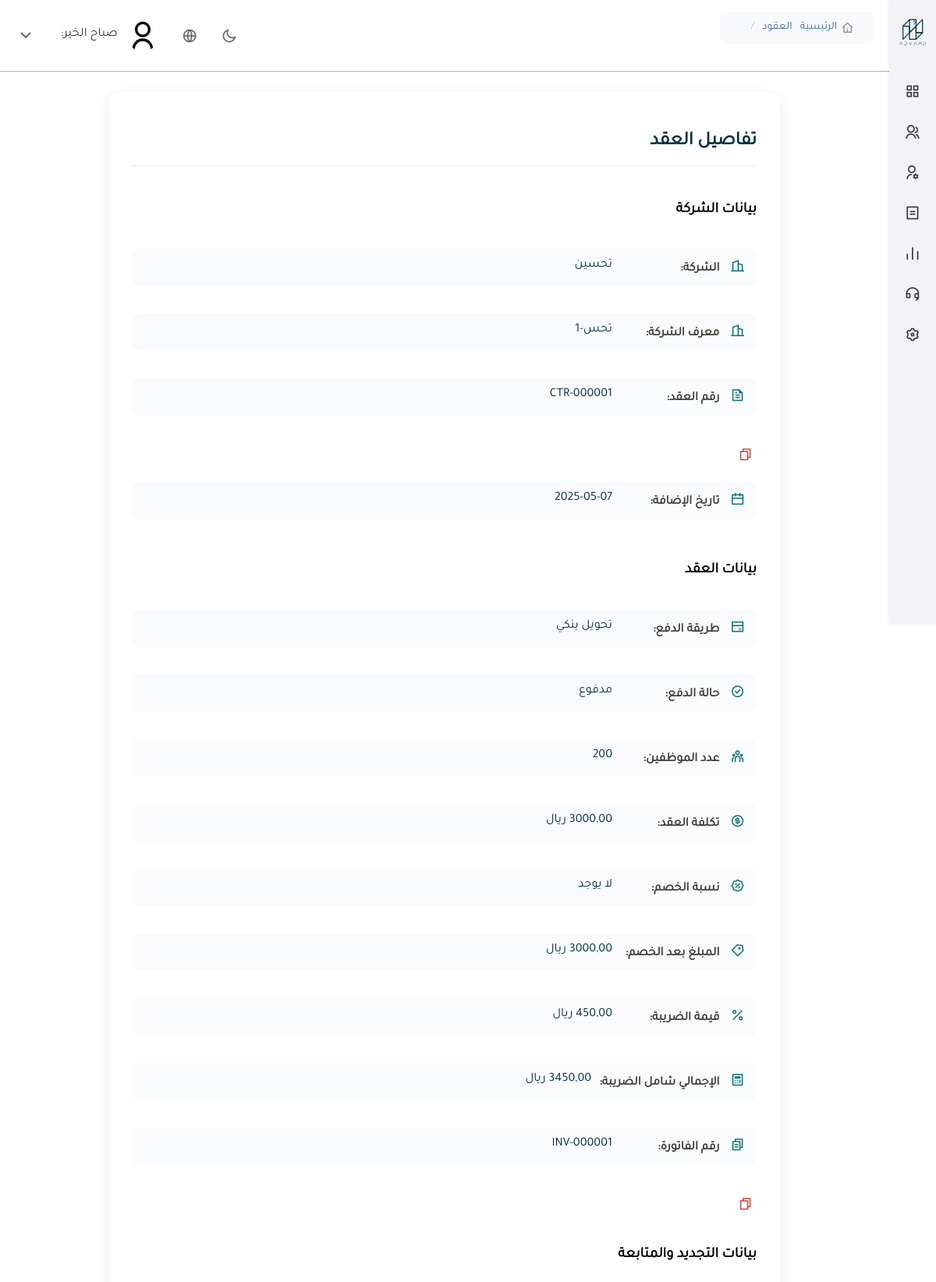
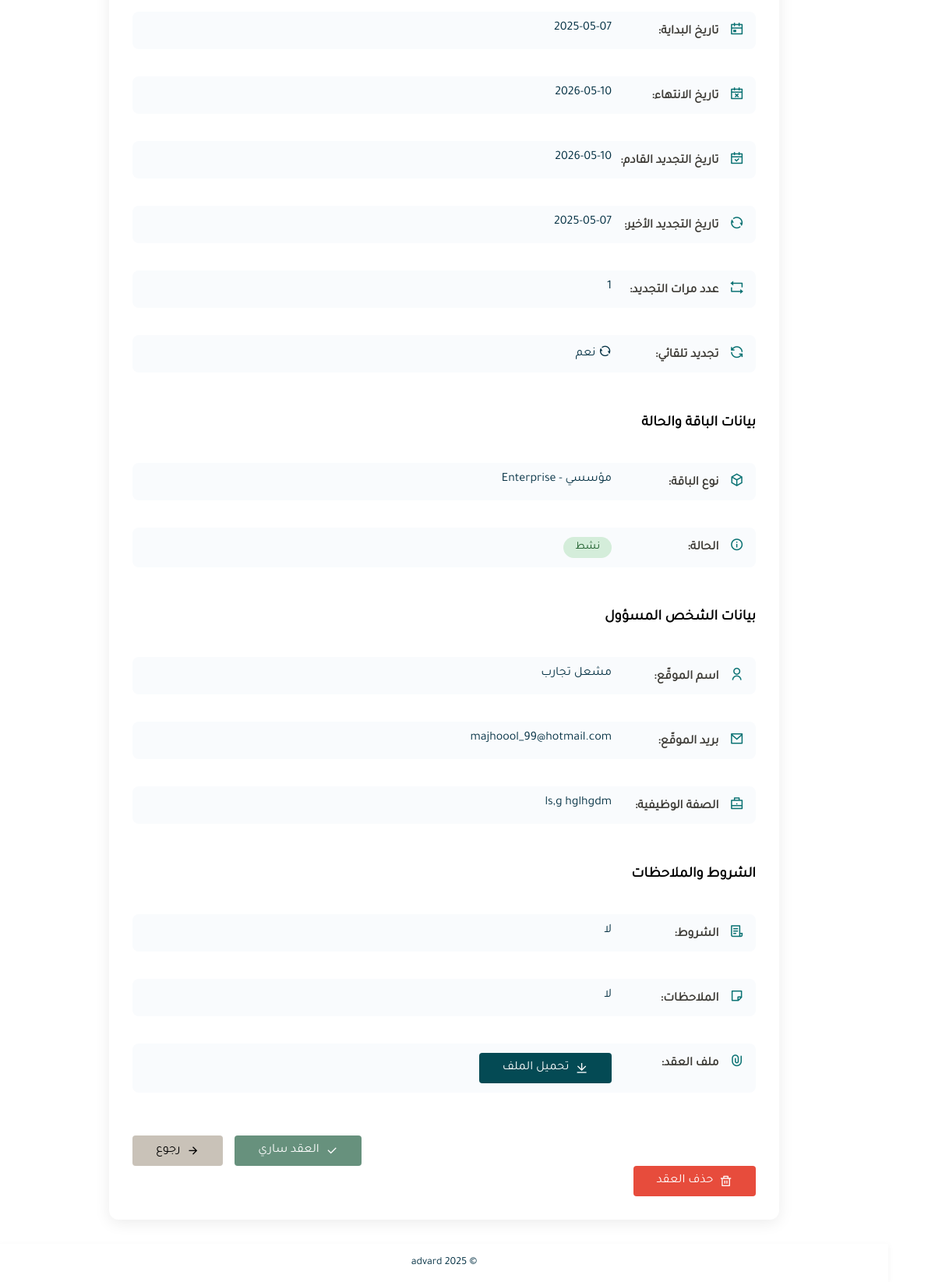
The page /contracts/10/ on the database its author committed (2 pictures, top to bottom).
### backend/contracts/models.py (models this page shows, shortened)
class CompanyContract(models.Model):
    STATUS_CHOICES = [
        ('active', 'فعال'),
        ('expiring', 'ينتهي قريباً'),
        ('expired', 'منتهي'),
        ('cancelled', 'ملغي'),
    ]
    PAYMENT_METHODS = [
        ('bank_transfer', 'تحويل بنكي'),
        ('credit_card', 'بطاقة ائتمان'),
        ('e_payment', 'دفع إلكتروني'),
    ]
    PAYMENT_STATUS_CHOICES = [
        ('paid', 'مدفوع'),
        ('unpaid', 'غير مدفوع'),
        ('pending', 'قيد الانتظار'),
    ]
    contract_number = models.CharField(max_length=100, unique=True, verbose_name="رقم العقد")
    company = models.ForeignKey(Company, on_delete=models.CASCADE, verbose_name="الشركة")
    plan = models.ForeignKey(SubscriptionPlan, on_delete=models.SET_NULL, null=True, blank=True, verbose_name="الباقة")
    employee_count = models.PositiveIntegerField(null=True, blank=True, verbose_name="عدد الموظفين")
    vat_percentage = models.DecimalField(max_digits=5, decimal_places=2, default=15.0, verbose_name="نسبة ضريبة القيمة المضافة (%)")
    vat_amount = models.DecimalField(max_digits=10, decimal_places=2, null=True, blank=True, verbose_name="قيمة الضريبة")
    final_with_vat = models.DecimalField(max_digits=10, decimal_places=2, null=True, blank=True, verbose_name="الإجمالي شامل الضريبة")
    start_date = models.DateField(verbose_name="تاريخ البداية")
    end_date = models.DateField(verbose_name="تاريخ الانتهاء")
    renewed_start_date = models.DateField(null=True, blank=True, verbose_name="تاريخ بداية التجديد")
    last_renewal_date = models.DateField(null=True, blank=True, verbose_name="تاريخ التجديد الأخير")
    renewal_count = models.PositiveIntegerField(default=0, verbose_name="عدد مرات التجديد")
    next_renewal_date = models.DateField(null=True, blank=True, verbose_name="تاريخ التجديد القادم")
    status = models.CharField(max_length=20, choices=STATUS_CHOICES, default='active', verbose_name="الحالة")
    contract_cost = models.DecimalField(max_digits=10, decimal_places=2, null=True, blank=True, verbose_name="تكلفة العقد")
    discount_value = models.DecimalField(max_digits=5, decimal_places=2, default=0, verbose_name="قيمة الخصم (نسبة %)")
    final_amount = models.DecimalField(
        max_digits=10,
        decimal_places=2,
        null=True,
        blank=True,
        verbose_name="الإجمالي بعد الخصم"
    )
    payment_method = models.CharField(max_length=20, choices=PAYMENT_METHODS, null=True, blank=True, verbose_name="طريقة الدفع")
    payment_status = models.CharField(max_length=20, choices=PAYMENT_STATUS_CHOICES, default='unpaid', verbose_name="حالة الدفع")
    invoice_number = models.CharField(max_length=100, null=True, blank=True, verbose_name="رقم الفاتورة")
    auto_renewal = models.BooleanField(default=False, verbose_name="تجديد تلقائي؟")
    signer_name = models.CharField(max_length=255, null=True, blank=True, verbose_name="اسم الموقّع")
    signer_email = models.EmailField(null=True, blank=True, verbose_name="البريد الإلكتروني للموقّع")
    signer_position = models.CharField(max_length=100, null=True, blank=True, verbose_name="الصفة الوظيفية للموقّع")
    terms = models.TextField(verbose_name="الشروط")
    notes = models.TextField(blank=True, null=True, verbose_name="ملاحظات إضافية")
    contract_file = models.FileField(upload_to='contracts/', null=True, blank=True, verbose_name="ملف العقد (اختياري)")
    created_at = models.DateTimeField(auto_now_add=True, verbose_name="تاريخ الإنشاء")
    updated_at = models.DateTimeField(auto_now=True, verbose_name="آخر تحديث")
    approved_by = models.CharField(max_length=255, null=True, blank=True, verbose_name="تمت الموافقة بواسطة")
    approval_date = models.DateTimeField(null=True, blank=True, verbose_name="تاريخ الموافقة")
    is_cancelled = models.BooleanField(default=False, verbose_name="تم الإلغاء؟")
    @property
    def days_until_expiry(self):
        today = date.today()
        return (self.end_date - today).days
    @property
    def is_expiring_soon(self):
        return 0 <= self.days_until_expiry <= 15
    @property
    def is_expired(self):
        return self.end_date < date.today()
    class Meta:
        verbose_name = "عقد شركة"
        verbose_name_plural = "عقود الشركات"

class SubscriptionPlan(models.Model):
    name = models.CharField(max_length=100, verbose_name="اسم الباقة")
    max_employees = models.PositiveIntegerField(verbose_name="الحد الأقصى للموظفين")
    price_per_employee = models.DecimalField(
        max_digits=10, decimal_places=2,
        verbose_name="السعر لكل موظف (شهريًا)"
    )
    features = models.TextField(null=True, blank=True, verbose_name="المزايا")
    is_active = models.BooleanField(default=True, verbose_name="مفعّلة")
    class Meta:
        verbose_name = "باقة اشتراك"
        verbose_name_plural = "باقات الاشتراك"

### backend/accounts/models.py (models this page shows, shortened)
class Company(models.Model):
    name = models.CharField(max_length=255, verbose_name="اسم الشركة")
    company_code = models.CharField(max_length=50, unique=True, verbose_name="المعرف الداخلي")
    contact_name = models.CharField(max_length=100, verbose_name="اسم المسؤول")
    contact_phone = models.CharField(max_length=20, verbose_name="رقم جوال المسؤول")
    phone = models.CharField(max_length=20, null=True, blank=True, verbose_name="هاتف الشركة")
    city = models.CharField(max_length=100, verbose_name="المدينة")
    field = models.CharField(max_length=100, verbose_name="مجال العمل")
    created_at = models.DateTimeField(auto_now_add=True, verbose_name="تاريخ الإنشاء")
    class Meta:
        verbose_name = "شركة"
        verbose_name_plural = "الشركات"

### backend/contracts/views.py (the view)
# urls.py: path('<int:contract_id>/', views.contract_detail_view, name='contract_detail'),
def contract_detail_view(request, contract_id):
    contract = get_object_or_404(CompanyContract, pk=contract_id)
    return render(request, 'admin_panel/contract_detail.html', {'contract': contract})

### backend/admin_panel/templates/admin_panel/contract_detail.html (shortened to what this page needs)
{% extends 'admin_panel/panel_base.html' %}
{% load static %}
{% block content %}
<div class="detail-container">
    <h2>تفاصيل العقد</h2>
    <div class="info-grid">
        <h3>بيانات الشركة</h3>
        <div class="data-row">
            <div class="field-label"><i class="ri-building-2-line"></i> الشركة:</div>
            <div class="field-value">{{ contract.company.name }}</div>
        </div>
        <div class="data-row">
            <div class="field-label"><i class="ri-building-2-line"></i> معرف الشركة:</div>
            <div class="field-value">{{ contract.company.company_code }}</div>
        </div>
        <div class="data-row">
            <div class="field-label"><i class="ri-file-text-line"></i> رقم العقد:</div>
            <div class="field-value">
                {{ contract.contract_number|default:"-" }}
            </div>
        </div>
        <div class="field-value">
            <button class="copy-button" onclick="copyToClipboard('{{ contract.contract_number }}'); toggleContractNumber();" data-copy-value="{{ contract.contract_number }}">
                <i class="ri-file-copy-line"></i>
            </button>
        </div>
        <div class="data-row">
            <div class="field-label"><i class="ri-calendar-line"></i> تاريخ الإضافة:</div>
            <div class="field-value">{{ contract.created_at|date:"Y-m-d" }}</div>
        </div>
        <h3>بيانات العقد</h3>
        <div class="data-row">
            <div class="field-label"><i class="ri-bank-card-line"></i> طريقة الدفع:</div>
            <div class="field-value">{{ contract.get_payment_method_display|default:"-" }}</div>
        </div>
        <div class="data-row">
            <div class="field-label"><i class="ri-checkbox-circle-line"></i> حالة الدفع:</div>
            <div class="field-value">{{ contract.get_payment_status_display|default:"-" }}</div>
        </div>
        <div class="data-row">
            <div class="field-label"><i class="ri-team-line"></i> عدد الموظفين:</div>
            <div class="field-value">{{ contract.employee_count }}</div>
        </div>
        <div class="data-row">
            <div class="field-label"><i class="ri-money-dollar-circle-line"></i> تكلفة العقد:</div>
            <div class="field-value">
                {% if contract.contract_cost %}{{ contract.contract_cost }} ريال{% else %}-{% endif %}
            </div>
        </div>
        <div class="data-row">
            <div class="field-label"><i class="ri-discount-percent-line"></i> نسبة الخصم:</div>
            <div class="field-value">
                {% if contract.discount_value %}{{ contract.discount_value }}٪{% else %}لا يوجد{% endif %}
            </div>
        </div>
        <div class="data-row">
            <div class="field-label"><i class="ri-price-tag-3-line"></i> المبلغ بعد الخصم:</div>
            <div class="field-value">
                {% if contract.final_amount %}{{ contract.final_amount }} ريال{% else %}-{% endif %}
            </div>
        </div>
        <div class="data-row">
            <div class="field-label"><i class="ri-percent-line"></i> قيمة الضريبة:</div>
            <div class="field-value">
                {% if contract.vat_amount %}{{ contract.vat_amount }} ريال{% else %}-{% endif %}
            </div>
        </div>
        <div class="data-row">
            <div class="field-label"><i class="ri-calculator-line"></i> الإجمالي شامل الضريبة:</div>
            <div class="field-value">
                {% if contract.final_with_vat %}{{ contract.final_with_vat }} ريال{% else %}-{% endif %}
            </div>
        </div>
        <div class="data-row">
            <div class="field-label"><i class="ri-file-copy-2-line"></i> رقم الفاتورة:</div>
            <div class="field-value">
                {{ contract.invoice_number|default:"-" }}
            </div>
        </div>
        <div class="field-value">
            <button class="copy-button" onclick="copyToClipboard('{{ contract.invoice_number }}')" data-copy-value="{{ contract.invoice_number }}">
                <i class="ri-file-copy-line"></i>
            </button>
        </div>
        <h3>بيانات التجديد والمتابعة </h3>
        <div class="data-row">
            <div class="field-label"><i class="ri-calendar-event-line"></i> تاريخ البداية:</div>
            <div class="field-value">{{ contract.start_date|date:"Y-m-d" }}</div>
        </div>
        <div class="data-row">
            <div class="field-label"><i class="ri-calendar-close-line"></i> تاريخ الانتهاء:</div>
            <div class="field-value">{{ contract.end_date|date:"Y-m-d" }}</div>
        </div>
        <div class="data-row">
            <div class="field-label"><i class="ri-calendar-check-line"></i> تاريخ التجديد القادم:</div>
            <div class="field-value">
                {% if contract.next_renewal_date %}
                    {{ contract.next_renewal_date|date:"Y-m-d" }}
                {% else %}
                    <span style="color: red;">غير محدد</span>
                {% endif %}
            </div>
        </div>
        <div class="data-row">
            <div class="field-label"><i class="ri-refresh-line"></i> تاريخ التجديد الأخير:</div>
            <div class="field-value">{{ contract.last_renewal_date|date:"Y-m-d" }}</div>
        </div>
        <div class="data-row">
            <div class="field-label"><i class="ri-repeat-line"></i> عدد مرات التجديد:</div>
            <div class="field-value">{{ contract.renewal_count }}</div>
        </div>
        <div class="data-row">
            <div class="field-label"><i class="ri-loop-left-line"></i> تجديد تلقائي:</div>
            <div class="field-value">
                {% if contract.auto_renewal %}
                    <i class="ri-refresh-line" title="تجديد تلقائي"></i> نعم
                {% else %}
                    لا
                {% endif %}
            </div>
        </div>
        <h3>بيانات الباقة والحالة </h3>
        <div class="data-row">
            <div class="field-label"><i class="ri-box-3-line"></i> نوع الباقة:</div>
            <div class="field-value">
                {% if contract.plan %}{{ contract.plan.name }}{% else %}غير محدد{% endif %}
            </div>
        </div>
        <div class="data-row">
            <div class="field-label"><i class="ri-information-line"></i> الحالة:</div>
            <div class="field-value">
                <span class="status-badge {% if contract.status == 'active' %}status-active{% elif contract.status == 'expiring' %}status-expiring{% else %}status-expired{% endif %}">
                    {% if contract.status == 'active' %}نشط{% elif contract.status == 'expiring' %}ينتهي قريباً{% elif contract.status == 'cancelled' %}ملغي{% else %}منتهي{% endif %}
                </span>
            </div>
        </div>
        <h3>بيانات الشخص المسؤول</h3>
        <div class="data-row">
            <div class="field-label"><i class="ri-user-line"></i> اسم الموقّع:</div>
            <div class="field-value">{{ contract.signer_name|default:"-" }}</div>
        </div>
        <div class="data-row">
            <div class="field-label"><i class="ri-mail-line"></i> بريد الموقّع:</div>
            <div class="field-value">{{ contract.signer_email|default:"-" }}</div>
        </div>
        <div class="data-row">
            <div class="field-label"><i class="ri-briefcase-line"></i> الصفة الوظيفية:</div>
            <div class="field-value">{{ contract.signer_position|default:"-" }}</div>
        </div>
        <h3>الشروط والملاحظات</h3>
        <div class="data-row">
            <div class="field-label"><i class="ri-file-list-3-line"></i> الشروط:</div>
            <div class="field-value">{{ contract.terms|default:"-" }}</div>
        </div>
        <div class="data-row">
            <div class="field-label"><i class="ri-sticky-note-line"></i> الملاحظات:</div>
            <div class="field-value">{{ contract.notes|default:"لا توجد ملاحظات" }}</div>
        </div>
        <div class="data-row">
            <div class="field-label"><i class="ri-attachment-line"></i> ملف العقد:</div>
            <div class="field-value">
                {% if contract.contract_file %}
                    <a href="{{ contract.contract_file.url }}" class="btn btn-primary" download>
                        <i class="ri-download-line"></i> تحميل الملف
                    </a>
                {% else %}
                    لا يوجد ملف مرفق
                {% endif %}
            </div>
        </div>
    </div>
    <div class="action-buttons">
        {% if contract.is_expiring_soon or contract.is_expired %}
            <button id="openRenewalModal" class="btn btn-secondary" type="button">
                <i class="ri-refresh-line"></i> تجديد العقد
            </button>
        {% else %}
            <button class="btn btn-primary" disabled>
                <i class="ri-check-line"></i> العقد ساري
            </button>
        {% endif %}
        <a href="{% url 'contracts:contracts_list' %}" class="btn btn-back">
            <i class="ri-arrow-right-line"></i> رجوع
        </a>
    </div>
    <button data-url="{% url 'contracts:delete_contract' contract.id %}"
        onclick="openUniversalDeleteModal(this.getAttribute('data-url'), 'حذف العقد', '⚠️ هل تريد حذف هذا العقد نهائيًا؟');"
        class="btn btn-delete">
        <i class="ri-delete-bin-line"></i> حذف العقد
    </button>
</div>
{% endblock %}

### rows shown on the page
CompanyContract: company.name "تحسين", company.company_code "تحس-1", contract_number "CTR-000001", created_at "2025-05-07", payment_method "تحويل بنكي", payment_status "مدفوع", employee_count "200", vat_amount "450,00", invoice_number "INV-000001", start_date "2025-05-07", end_date "2026-05-10", next_renewal_date "2026-05-10", last_renewal_date "2025-05-07", renewal_count "1", plan.name "مؤسسي - Enterprise", signer_name "مشعل تجارب", signer_email "majhoool_99@hotmail.com", signer_position "ls,g hglhgdm", terms "لا", notes "لا"
